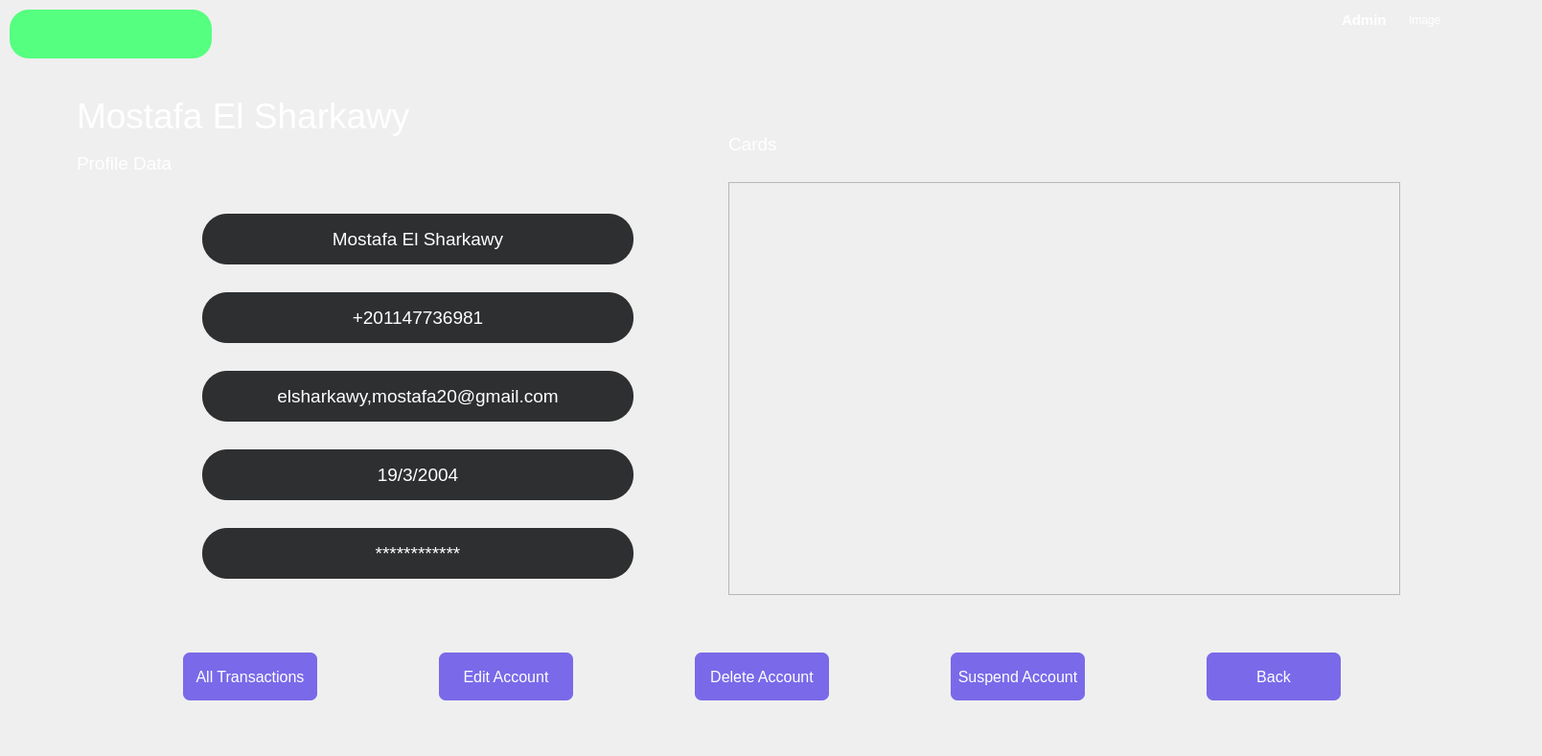
    <widget class="QWidget" name="page_9">
     <property name="styleSheet">
      <string notr="true">color: rgb(255, 255, 255);</string>
     </property>
     <widget class="QWidget" name="widget_21" native="true">
      <property name="geometry">
       <rect>
        <x>0</x>
        <y>0</y>
        <width>1600</width>
        <height>780</height>
       </rect>
      </property>
      <property name="minimumSize">
       <size>
        <width>450</width>
        <height>0</height>
       </size>
      </property>
      <property name="font">
       <font>
        <pointsize>12</pointsize>
       </font>
      </property>
      <property name="styleSheet">
       <string notr="true">QLineEdit
{
border-radius:26px;
background-color:3b3b3b;
}
QPushButton{
background-color:rgb(122, 105, 233);
color:white;
border-radius:7px;
}</string>
      </property>
      <widget class="QWidget" name="layoutWidget">
       <property name="geometry">
        <rect>
         <x>70</x>
         <y>680</y>
         <width>1451</width>
         <height>52</height>
        </rect>
       </property>
       <layout class="QHBoxLayout" name="horizontalLayout">
        <item>
         <widget class="QPushButton" name="pushButton">
          <property name="minimumSize">
           <size>
            <width>140</width>
            <height>50</height>
           </size>
          </property>
          <property name="maximumSize">
           <size>
            <width>140</width>
            <height>50</height>
           </size>
          </property>
          <property name="font">
           <font>
            <pointsize>12</pointsize>
            <bold>false</bold>
           </font>
          </property>
          <property name="text">
           <string>All Transactions</string>
          </property>
         </widget>
        </item>
        <item>
         <widget class="QPushButton" name="pushButton_4">
          <property name="minimumSize">
           <size>
            <width>140</width>
            <height>50</height>
           </size>
          </property>
          <property name="maximumSize">
           <size>
            <width>140</width>
            <height>50</height>
           </size>
          </property>
          <property name="font">
           <font>
            <pointsize>12</pointsize>
            <bold>false</bold>
           </font>
          </property>
          <property name="text">
           <string>Edit Account</string>
          </property>
         </widget>
        </item>
        <item>
         <widget class="QPushButton" name="pushButton_3">
          <property name="minimumSize">
           <size>
            <width>140</width>
            <height>50</height>
           </size>
          </property>
          <property name="maximumSize">
           <size>
            <width>140</width>
            <height>50</height>
           </size>
          </property>
          <property name="font">
           <font>
            <pointsize>12</pointsize>
            <bold>false</bold>
           </font>
          </property>
          <property name="text">
           <string>Delete Account</string>
          </property>
         </widget>
        </item>
        <item>
         <widget class="QPushButton" name="pushButton_2">
          <property name="minimumSize">
           <size>
            <width>140</width>
            <height>50</height>
           </size>
          </property>
          <property name="maximumSize">
           <size>
            <width>140</width>
            <height>50</height>
           </size>
          </property>
          <property name="font">
           <font>
            <pointsize>12</pointsize>
            <bold>false</bold>
           </font>
          </property>
          <property name="text">
           <string>Suspend Account</string>
          </property>
         </widget>
        </item>
        <item>
         <widget class="QPushButton" name="pushButton_7">
          <property name="minimumSize">
           <size>
            <width>140</width>
            <height>50</height>
           </size>
          </property>
          <property name="maximumSize">
           <size>
            <width>140</width>
            <height>50</height>
           </size>
          </property>
          <property name="font">
           <font>
            <pointsize>12</pointsize>
            <bold>false</bold>
           </font>
          </property>
          <property name="text">
           <string>Back</string>
          </property>
         </widget>
        </item>
       </layout>
      </widget>
      <widget class="QLabel" name="label_65">
       <property name="geometry">
        <rect>
         <x>80</x>
         <y>150</y>
         <width>131</width>
         <height>41</height>
        </rect>
       </property>
       <property name="font">
        <font>
         <pointsize>14</pointsize>
        </font>
       </property>
       <property name="text">
        <string>Profile Data</string>
       </property>
      </widget>
      <widget class="QLabel" name="label_66">
       <property name="geometry">
        <rect>
         <x>1470</x>
         <y>0</y>
         <width>61</width>
         <height>41</height>
        </rect>
       </property>
       <property name="text">
        <string>Image</string>
       </property>
      </widget>
      <widget class="QLabel" name="label_67">
       <property name="geometry">
        <rect>
         <x>1400</x>
         <y>0</y>
         <width>61</width>
         <height>41</height>
        </rect>
       </property>
       <property name="font">
        <font>
         <pointsize>11</pointsize>
         <bold>true</bold>
        </font>
       </property>
       <property name="text">
        <string>Admin</string>
       </property>
      </widget>
      <widget class="QLabel" name="label_68">
       <property name="geometry">
        <rect>
         <x>80</x>
         <y>90</y>
         <width>571</width>
         <height>61</height>
        </rect>
       </property>
       <property name="font">
        <font>
         <pointsize>28</pointsize>
        </font>
       </property>
       <property name="text">
        <string>Mostafa El Sharkawy</string>
       </property>
      </widget>
      <widget class="QWidget" name="layoutWidget_2">
       <property name="geometry">
        <rect>
         <x>80</x>
         <y>200</y>
         <width>581</width>
         <height>431</height>
        </rect>
       </property>
       <layout class="QVBoxLayout" name="verticalLayout">
        <item>
         <layout class="QHBoxLayout" name="horizontalLayout_3">
          <item>
           <widget class="QLabel" name="label_70">
            <property name="text">
             <string/>
            </property>
            <property name="pixmap">
             <pixmap resource="assets3.qrc">:/new/prefix3/signin1.png</pixmap>
            </property>
           </widget>
          </item>
          <item>
           <widget class="QLabel" name="label_71">
            <property name="minimumSize">
             <size>
              <width>450</width>
              <height>53</height>
             </size>
            </property>
            <property name="maximumSize">
             <size>
              <width>450</width>
              <height>53</height>
             </size>
            </property>
            <property name="font">
             <font>
              <pointsize>14</pointsize>
             </font>
            </property>
            <property name="styleSheet">
             <string notr="true">background-color:rgb(46, 47, 48);
border-radius:26;
text-align:center;</string>
            </property>
            <property name="text">
             <string>&lt;html&gt;&lt;head/&gt;&lt;body&gt;&lt;p align=&quot;center&quot;&gt;Mostafa El Sharkawy&lt;/p&gt;&lt;/body&gt;&lt;/html&gt;</string>
            </property>
           </widget>
          </item>
         </layout>
        </item>
        <item>
         <layout class="QHBoxLayout" name="horizontalLayout_4">
          <item>
           <widget class="QLabel" name="label_72">
            <property name="text">
             <string/>
            </property>
            <property name="pixmap">
             <pixmap resource="assets3.qrc">:/new/prefix3/phone.png</pixmap>
            </property>
           </widget>
          </item>
          <item>
           <widget class="QLabel" name="label_73">
            <property name="minimumSize">
             <size>
              <width>450</width>
              <height>53</height>
             </size>
            </property>
            <property name="maximumSize">
             <size>
              <width>450</width>
              <height>53</height>
             </size>
            </property>
            <property name="font">
             <font>
              <pointsize>14</pointsize>
             </font>
            </property>
            <property name="styleSheet">
             <string notr="true">background-color:rgb(46, 47, 48);
border-radius:26;</string>
            </property>
            <property name="text">
             <string>&lt;html&gt;&lt;head/&gt;&lt;body&gt;&lt;p align=&quot;center&quot;&gt;+201147736981&lt;/p&gt;&lt;/body&gt;&lt;/html&gt;</string>
            </property>
           </widget>
          </item>
         </layout>
        </item>
        <item>
         <layout class="QHBoxLayout" name="horizontalLayout_5">
          <item>
           <widget class="QLabel" name="label_74">
            <property name="text">
             <string/>
            </property>
            <property name="pixmap">
             <pixmap resource="assets3.qrc">:/new/prefix3/email.png</pixmap>
            </property>
           </widget>
          </item>
          <item>
           <widget class="QLabel" name="label_75">
            <property name="minimumSize">
             <size>
              <width>450</width>
              <height>53</height>
             </size>
            </property>
            <property name="maximumSize">
             <size>
              <width>450</width>
              <height>53</height>
             </size>
            </property>
            <property name="font">
             <font>
              <pointsize>14</pointsize>
             </font>
            </property>
            <property name="styleSheet">
             <string notr="true">background-color:rgb(46, 47, 48);
border-radius:26;</string>
            </property>
            <property name="text">
             <string>&lt;html&gt;&lt;head/&gt;&lt;body&gt;&lt;p align=&quot;center&quot;&gt;elsharkawy,mostafa20@gmail.com&lt;/p&gt;&lt;/body&gt;&lt;/html&gt;</string>
            </property>
           </widget>
          </item>
         </layout>
        </item>
        <item>
         <layout class="QHBoxLayout" name="horizontalLayout_6">
          <item>
           <widget class="QLabel" name="label_76">
            <property name="text">
             <string/>
            </property>
            <property name="pixmap">
             <pixmap resource="assets3.qrc">:/new/prefix3/BD.png</pixmap>
            </property>
           </widget>
          </item>
          <item>
           <widget class="QLabel" name="label_77">
            <property name="minimumSize">
             <size>
              <width>450</width>
              <height>53</height>
             </size>
            </property>
            <property name="maximumSize">
             <size>
              <width>450</width>
              <height>53</height>
             </size>
            </property>
            <property name="font">
             <font>
              <pointsize>14</pointsize>
             </font>
            </property>
            <property name="styleSheet">
             <string notr="true">background-color:rgb(46, 47, 48);
border-radius:26;</string>
            </property>
            <property name="text">
             <string>&lt;html&gt;&lt;head/&gt;&lt;body&gt;&lt;p align=&quot;center&quot;&gt;19/3/2004&lt;/p&gt;&lt;/body&gt;&lt;/html&gt;</string>
            </property>
           </widget>
          </item>
         </layout>
        </item>
        <item>
         <layout class="QHBoxLayout" name="horizontalLayout_7">
          <item>
           <widget class="QLabel" name="label_78">
            <property name="text">
             <string/>
            </property>
            <property name="pixmap">
             <pixmap resource="assets3.qrc">:/new/prefix3/pinAndPass.png</pixmap>
            </property>
           </widget>
          </item>
          <item>
           <widget class="QLabel" name="label_79">
            <property name="minimumSize">
             <size>
              <width>450</width>
              <height>53</height>
             </size>
            </property>
            <property name="maximumSize">
             <size>
              <width>450</width>
              <height>53</height>
             </size>
            </property>
            <property name="font">
             <font>
              <pointsize>14</pointsize>
             </font>
            </property>
            <property name="styleSheet">
             <string notr="true">background-color:rgb(46, 47, 48);
border-radius:26;</string>
            </property>
            <property name="text">
             <string>&lt;html&gt;&lt;head/&gt;&lt;body&gt;&lt;p align=&quot;center&quot;&gt;************&lt;/p&gt;&lt;/body&gt;&lt;/html&gt;</string>
            </property>
           </widget>
          </item>
         </layout>
        </item>
       </layout>
      </widget>
      <widget class="QScrollArea" name="scrollArea_4">
       <property name="geometry">
        <rect>
         <x>760</x>
         <y>190</y>
         <width>701</width>
         <height>431</height>
        </rect>
       </property>
       <property name="styleSheet">
        <string notr="true">QScrollBar:vertical{ 
boder:none;
background-color: rgb(36, 36, 36);
 width: 15px; 
margin: 15px 0 15px 0;
 boder-radius:0px;
}

QScrollBar:handle:vertical{
background-color: rgb(71, 71, 71);
 min-height:30px;
 border-radius:7px;
}
QScrollBar:handle:vertical:hover{
 background-color:rgb(58, 58, 58);
}
QScrollBar:handle:vertical pressed{
 background-color: rgb(60, 60, 60);
}

QScrollBar::sub-line:vertical{
border:none;
background-color: rgb(71, 71, 71);
height: 15px;
border-top-left-radius: 7px;
border-top-right-radius:7px;
subcontrol position: top;
subcontrol-origin: margin;
}
QScrollBar::sub-line:vertical:hover { 
background-color: rgb(58, 58, 58);
}

QScrollBar::sub-line:vertical:pressed{
 background-color: rgb(60, 60, 60);
}
 QScrollBar::add-line:vertical{
 border:none;
background-color: rgb(71, 71, 71);
 height: 15px;
border-bottom-left-radius: 7px; 
border-bottom-right-radius: 7px; 
subcontrol-position: bottom; 
subcontrol-origin: margin;
}
QScrollBar::add-line:vertical:hover {
 background-color:  rgb(58, 58, 58);
}
QScrollBar::add-line:vertical:pressed { 
background-color: rgb(60, 60, 60);
}

QScrollBar::up-arrow:vertical, QScrollBar::down-arrow:vertical{
 background: none;
}
QScrollBar::add-page:vertical, QScrollBar::sub-page:vertical{ 
background: none;
}

</string>
       </property>
       <property name="widgetResizable">
        <bool>true</bool>
       </property>
       <widget class="QWidget" name="scrollAreaWidgetContents_3">
        <property name="geometry">
         <rect>
          <x>0</x>
          <y>0</y>
          <width>699</width>
          <height>429</height>
         </rect>
        </property>
        <layout class="QVBoxLayout" name="verticalLayout_3">
         <property name="spacing">
          <number>30</number>
         </property>
        </layout>
       </widget>
      </widget>
      <widget class="QLabel" name="label_80">
       <property name="geometry">
        <rect>
         <x>760</x>
         <y>130</y>
         <width>131</width>
         <height>41</height>
        </rect>
       </property>
       <property name="font">
        <font>
         <pointsize>14</pointsize>
        </font>
       </property>
       <property name="text">
        <string>Cards</string>
       </property>
      </widget>
      <widget class="QLabel" name="label_134">
       <property name="geometry">
        <rect>
         <x>10</x>
         <y>10</y>
         <width>211</width>
         <height>51</height>
        </rect>
       </property>
       <property name="styleSheet">
        <string notr="true">border-radius:20px;
background-color: rgb(85, 255, 127);
background-image: url(:/new/prefix1/firstPage.png);
</string>
       </property>
       <property name="text">
        <string/>
       </property>
       <property name="pixmap">
        <pixmap resource="assets.qrc">:/new/prefix1/firstPage.png</pixmap>
       </property>
       <property name="scaledContents">
        <bool>true</bool>
       </property>
      </widget>
     </widget>
    </widget>
